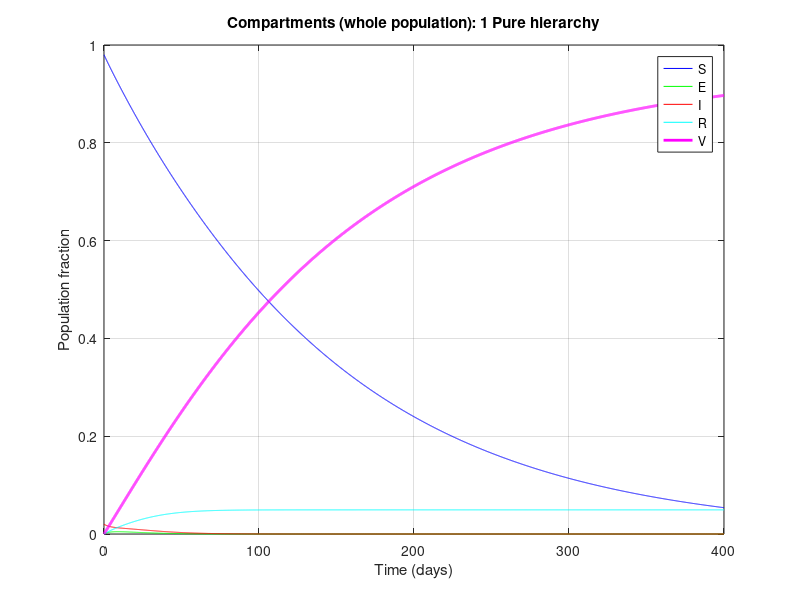
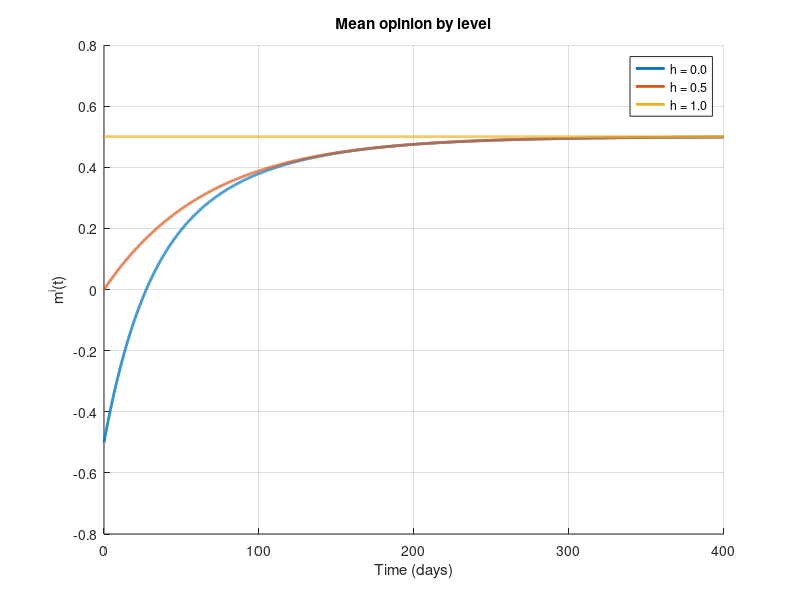
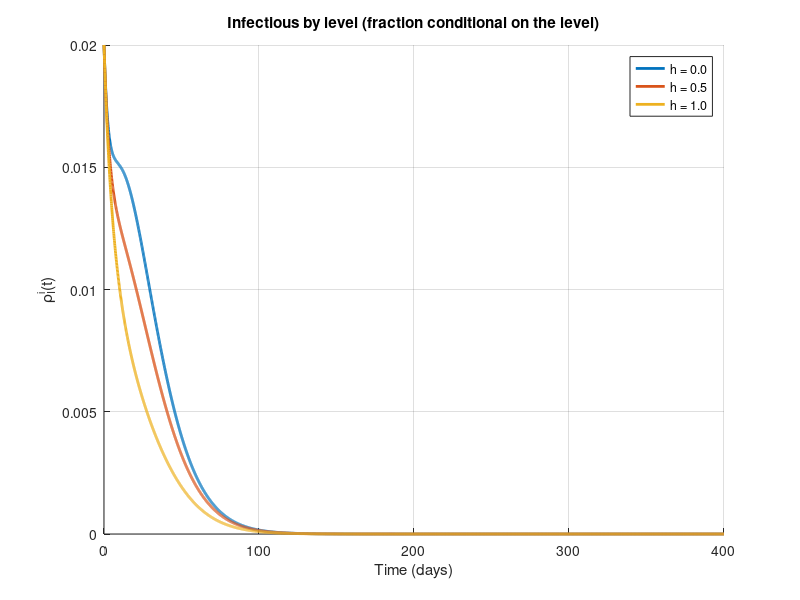
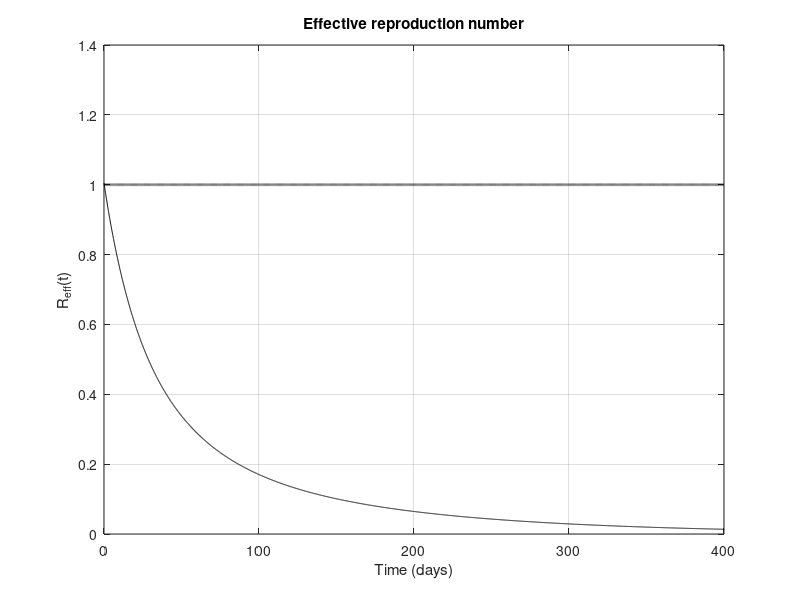

Here is the MATLAB script that generated these plots, in order:
function seirv_hierarchy_regular
% Closed (monokinetic) SEIRV system with hierarchy, integrated in the
% regular variables (rho_J^i, M_J^i = rho_J^i * m_J^i).
%
% With these variables no quotients rho_J'/rho_J appear, so there is no need
% for an eps_mass threshold or for deciding what m_J is when rho_J = 0.
% The only division is m_S^i = M_S^i / rho_S^i, and rho_S^i > 0 throughout
% the simulation.
%
% Equations (alpha_T = alpha_V = 1, variance of the susceptibles = 0):
%   theta = (beta_T/4) * sum_j f_j (rho_I^j - M_I^j)       [rho_I (1 - m_I)]
%   c_i   = theta * (rho_S^i - M_S^i)                      [infection, level i]
%   v_i   = (beta_V/2) * (rho_S^i + M_S^i)                 [vaccination, level i]
%   rho_S' = -c - v,  rho_E' = c - sigma_E rho_E,  rho_I' = sigma_E rho_E - gamma_I rho_I,
%   rho_R' = gamma_I rho_I,  rho_V' = v
%   M_S' = -(c+v) m_S + soc,   M_E' = c m_S - sigma_E M_E + soc,
%   M_I' = sigma_E M_E - gamma_I M_I + soc,  M_R' = gamma_I M_I + soc,
%   M_V' = v m_S + soc
% with the social term, for each compartment J of level i,
%   soc = (eta/tau) * [ p (m rho_J - M_J) + (1-p) (B_i rho_J - F_i M_J) ],
%   m = sum_j f_j sum_J M_J^j,   B_i = sum_{j>=i} f_j sum_J M_J^j,
%   F_i = sum_{j>=i} f_j.
%
% Reproduces Table 1 of the manuscript (values at t = 400) for the four
% scenarios. Common parameters: sigma_E = 0.2, gamma_I = 0.1, eta = 0.05,
% tau = 1, h = (0, 0.5, 1), rho_S^i(0) = 0.98, rho_I^i(0) = 0.02.

%% 1. SCENARIOS
% fields: name, bT (beta_T), bV (beta_V), p, f (level proportions), mS0 (initial
% opinion of the susceptibles at each level)
sc(1) = struct('name','1 Pure hierarchy',           'bT',0.40,'bV',0.01,'p',0.0,'f',[0.2 0.5 0.3],'mS0',[-0.5 0 0.5]);
sc(2) = struct('name','2 Effective vaccination', 'bT',0.20,'bV',0.15,'p',0.5,'f',[0.2 0.5 0.3],'mS0',[0.2 0.6 0.9]);
sc(3) = struct('name','3 Hesitant top level',    'bT',0.40,'bV',0.01,'p',0.0,'f',[0.4 0.4 0.2],'mS0',[0.8 0 -0.9]);
sc(4) = struct('name','4 High hierarchy breaking','bT',0.35,'bV',0.05,'p',0.9,'f',[0.2 0.5 0.3],'mS0',[-0.8 0 0.8]);

plot_case = 1;         % scenario to plot
T_final = 400;         % final time (days)
dt_out = 0.1;          % output step

%% 2. INTEGRATION AND TABLE
fprintf('\n%-24s %8s %9s %8s %9s %9s %9s %9s\n', 'Scenario', 'Reff(0)', ...
        'max rhoI', 't*', 'rhoR(400)', 'rhoV(400)', 'Reff(50)', 'm_inf');
res = cell(1, numel(sc));
for k = 1:numel(sc)
    P = set_parameters(sc(k));
    res{k} = simulate(P, T_final, dt_out);
    S = res{k};
    if S.kpeak == 1, tstar = '---'; else, tstar = sprintf('%.1f', S.t(S.kpeak)); end
    fprintf('%-24s %8.4f %9.4f %8s %9.4f %9.4f %9.4f %9.3f\n', P.name, ...
            S.Reff(1), S.peak, tstar, S.rhoR(end), S.rhoV(end), ...
            interp1(S.t, S.Reff, 50), S.minf);
end
fprintf('\nConsensus weights pi and eigenvalues of (eta/tau) L:\n');
for k = 1:numel(sc)
    S = res{k};
    fprintf('%-24s pi = [%s]   eigenvalues = [%s]\n', sc(k).name, ...
            num2str(S.pi', '%.3f '), num2str(S.eigvals', '%.4f '));
end

%% 3. PLOTS OF THE CHOSEN SCENARIO
S = res{plot_case}; P = set_parameters(sc(plot_case)); N = P.N;
figure(1);
plot(S.t, S.rhoS, 'b-', S.t, S.rhoE, 'g-', S.t, S.rhoI, 'r-', ...
     S.t, S.rhoR, 'c-', S.t, S.rhoV, 'm-', 'LineWidth', 2);
xlabel('Time (days)'); ylabel('Population fraction');
legend('S','E','I','R','V','Location','best'); grid on;
title(['Compartments (whole population): ' P.name]);

figure(2); hold on;
for i = 1:N
    plot(S.t, S.mi(:,i), 'LineWidth', 2, 'DisplayName', sprintf('h = %.1f', P.h(i)));
end
xlabel('Time (days)'); ylabel('m^i(t)'); legend('Location','best'); grid on;
title('Mean opinion by level');

figure(3); hold on;
for i = 1:N
    plot(S.t, S.rhoI_level(:,i), 'LineWidth', 2, 'DisplayName', sprintf('h = %.1f', P.h(i)));
end
xlabel('Time (days)'); ylabel('\rho_I^i(t)'); legend('Location','best'); grid on;
title('Infectious by level (fraction conditional on the level)');

figure(4);
plot(S.t, S.Reff, 'k-', S.t, ones(size(S.t)), 'k:', 'LineWidth', 2);
xlabel('Time (days)'); ylabel('R_{eff}(t)'); grid on;
title('Effective reproduction number');
drawnow;
end

%% ------------------------------------------------------------------------
function P = set_parameters(e)
% Fills in the parameters common to all scenarios.
P = e;
P.sE = 0.2;  P.gI = 0.1;          % day^-1
P.eta = 0.05; P.tau = 1;          % interaction strength and social time scale
P.h = [0 0.5 1];
P.N = numel(P.f);
assert(abs(sum(P.f) - 1) < 1e-12, 'The proportions must add up to 1.');
% Initial conditions (per level, conditional on the level)
P.r0 = zeros(P.N, 5);
P.r0(:,1) = 0.98;                 % S
P.r0(:,3) = 0.02;                 % I
% Initial opinion of each compartment. By default m_J^i(0) = m_S^i(0).
% It can be changed (for example, m_I different from m_S): P.m0 is N x 5.
P.m0 = repmat(P.mS0(:), 1, 5);
end

%% ------------------------------------------------------------------------
function S = simulate(P, T, dt)
N = P.N; f = P.f(:);
M0 = P.r0 .* P.m0;                % M_J^i(0) = rho_J^i(0) m_J^i(0)
y0 = [P.r0(:); M0(:)];
opts = odeset('RelTol', 1e-10, 'AbsTol', 1e-12);
[t, y] = ode45(@(t, y) rhs(t, y, P), 0:dt:T, y0, opts);   % not stiff with tau = 1
% If tau is small, replace ode45 by ode15s.

nt = numel(t);
R = reshape(y(:, 1:5*N),       nt, N, 5);   % R(:,i,J) = rho_J^i
M = reshape(y(:, 5*N+1:end),   nt, N, 5);   % M(:,i,J) = rho_J^i m_J^i
S.t = t;
S.rhoS = R(:,:,1) * f;  S.rhoE = R(:,:,2) * f;  S.rhoI = R(:,:,3) * f;
S.rhoR = R(:,:,4) * f;  S.rhoV = R(:,:,5) * f;
S.rhoI_level = R(:,:,3);
S.mi = sum(M, 3) ./ sum(R, 3);                  % mean opinion of level i
S.Reff = P.bT / (4 * P.gI) * ((R(:,:,1) .* (1 - S.mi).^2) * f);
[S.peak, S.kpeak] = max(S.rhoI);

% Consensus: matrix L (rows sum to zero), weights pi and limit opinion
L = zeros(N);
for i = 1:N
    for j = 1:N
        if j ~= i, L(i,j) = f(j) * (P.p + (1 - P.p) * (j > i)); end
    end
    L(i,i) = -sum(L(i,:));
end
pi_ = null(L');  pi_ = pi_ / sum(pi_);
S.pi = pi_;
S.eigvals = sort(real(eig(P.eta / P.tau * L)), 'descend');
S.minf = pi_' * P.mS0(:);                       % m_inf = pi . Mbar(0)
end


function dy = rhs(~, y, P)
N = P.N; f = P.f(:);
Fi = flipud(cumsum(flipud(f)));                 % F_i = sum_{j>=i} f_j
r = reshape(y(1:5*N),     N, 5);
M = reshape(y(5*N+1:end), N, 5);
rS = r(:,1); rI = r(:,3);
MS = M(:,1); ME = M(:,2); MI = M(:,3);

mS = MS ./ max(rS, 1e-14);                      % the only division in the system
theta = P.bT / 4 * sum(f .* (rI - MI));         % (bT/4) rho_I (1 - m_I)
c = theta * (rS - MS);                          % flow S -> E
v = P.bV / 2 * (rS + MS);                       % flow S -> V

dr = [ -c - v, ...
        c - P.sE * r(:,2), ...
        P.sE * r(:,2) - P.gI * rI, ...
        P.gI * rI, ...
        v ];

tot = sum(M, 2);                                % rho_J m_J summed over J, per level
m   = sum(f .* tot);                            % global mean opinion
B   = flipud(cumsum(flipud(f .* tot)));         % F_i b(t,h_i)
soc = (P.eta / P.tau) * ( P.p * (m * r - M) ...
      + (1 - P.p) * (bsxfun(@times, B, r) - bsxfun(@times, Fi, M)) );

dM = [ -(c + v) .* mS, ...
        c .* mS - P.sE * ME, ...
        P.sE * ME - P.gI * MI, ...
        P.gI * MI, ...
        v .* mS ] + soc;

dy = [dr(:); dM(:)];
end
